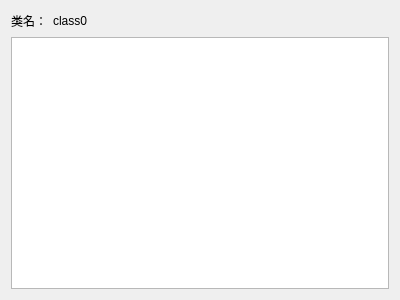
<?xml version="1.0" encoding="UTF-8"?>
<ui version="4.0">
 <class>classForm</class>
 <widget class="QWidget" name="classForm">
  <property name="geometry">
   <rect>
    <x>0</x>
    <y>0</y>
    <width>400</width>
    <height>300</height>
   </rect>
  </property>
  <property name="windowTitle">
   <string>Form</string>
  </property>
  <property name="windowIcon">
   <iconset resource="../img/img.qrc">
    <normaloff>:/asset/img/icon.png</normaloff>:/asset/img/icon.png</iconset>
  </property>
  <layout class="QGridLayout" name="gridLayout">
   <item row="0" column="0">
    <widget class="QLabel" name="label">
     <property name="text">
      <string>类名：</string>
     </property>
    </widget>
   </item>
   <item row="0" column="1">
    <widget class="QLabel" name="classLabel">
     <property name="text">
      <string>class0</string>
     </property>
    </widget>
   </item>
   <item row="0" column="2">
    <spacer name="horizontalSpacer">
     <property name="orientation">
      <enum>Qt::Horizontal</enum>
     </property>
     <property name="sizeHint" stdset="0">
      <size>
       <width>295</width>
       <height>20</height>
      </size>
     </property>
    </spacer>
   </item>
   <item row="1" column="0" colspan="3">
    <widget class="QTextEdit" name="classTextEdit"/>
   </item>
  </layout>
 </widget>
 <resources>
  <include location="../img/img.qrc"/>
 </resources>
 <connections/>
</ui>
